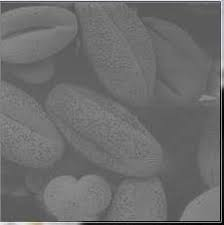
%> input picture DIP/Solutions/codeXm/1.jpg, 224 x 225 px
$ octave test_powqerLaw.m   (GNU Octave 9; MATLAB toolbox functions it lacks are replaced by stand-ins)
%> lines starting %> are read from the running program, lines starting %| are printed output that depends on the picture
clear all;
clc
close all;
oriImg=imread('1.jpg')
%> oriImg is the input picture: size 225x224x3 uint8; mean R, G, B 109.1, 109, 109
subplot(3,3,1)
imshow(oriImg);
title('Original Image');
or=double(oriImg);
[m,n]=size(or);
%> m = 225; n = 672

y=1.5;
out=abs((1*or).^y);
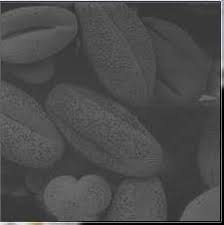
%> out: size 225x224x3 double; mean R, G, B 1155.9, 1155.5, 1155.9; drawn with min black and max white
maxm=max(out(:));
%> maxm = 3858.4
minm=min(out(:));
%> minm = 0
for i=1:m
    for j=1:n
        out(i,j)=(255.*out(i,j))/(maxm-minm)
    end
end
%> (the run ends here)
